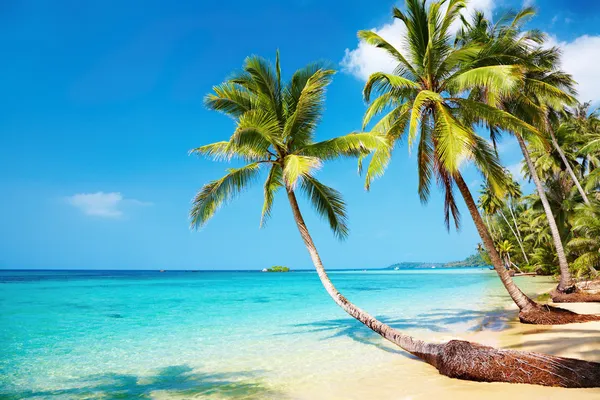
#> input picture Photos/paisagem.jpeg, 600 x 400 px
$ python article_segmentation.py   (older library calls are emulated)
#> lines starting #> are read from the running program, lines starting #| are printed output that depends on the picture; after the words box and inside, x2 and y2 are one past the last pixel; in counts of white or black regions, pixels touching at a corner belong together
import cv2
import numpy as np
from scipy.interpolate import griddata

# Carregar a imagem
image = cv2.imread('Photos/paisagem.jpeg', cv2.IMREAD_GRAYSCALE)
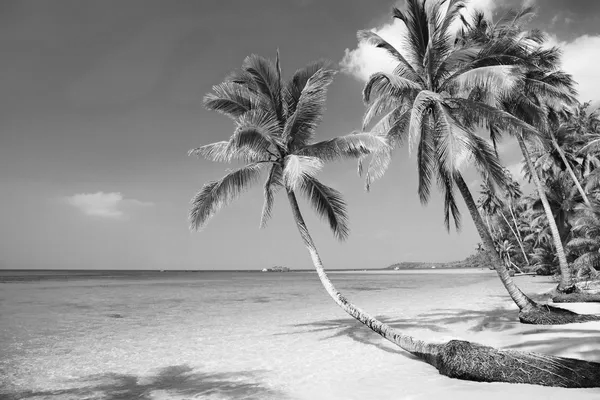
#> image: shape (400, 600); min 1, max 255, mean 146.2

# Mostrar a imagem original em escala de cinza
cv2.imshow('Imagem Original em Escala de Cinza', image)
cv2.waitKey(0)

# Etapa 1: Suavização da Imagem (Gaussian Blur)
smoothed_image = cv2.GaussianBlur(image, (5, 5), 0)
cv2.imshow('Imagem Suavizada (Gaussian Blur)', smoothed_image)
cv2.waitKey(0)

# Etapa 2: Cálculo da Magnitude do Gradiente
gradient_x = cv2.Sobel(smoothed_image, cv2.CV_64F, 1, 0, ksize=5)
gradient_y = cv2.Sobel(smoothed_image, cv2.CV_64F, 0, 1, ksize=5)
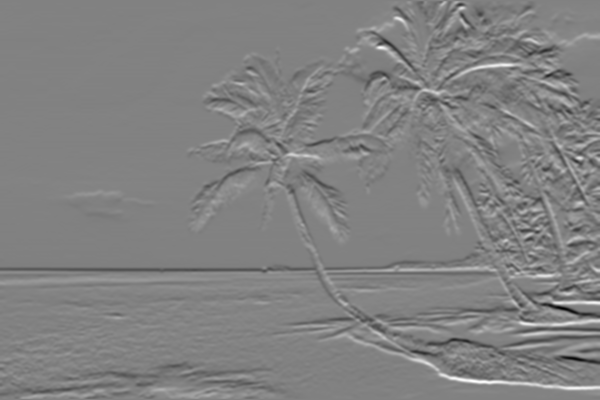
#> gradient_y: shape (400, 600) float64; min -7606, max 7376, mean 26.4; drawn with min black and max white
gradient_magnitude = np.sqrt(gradient_x**2 + gradient_y**2)
gradient_magnitude = cv2.normalize(gradient_magnitude, None, 0, 255, cv2.NORM_MINMAX)
gradient_magnitude = gradient_magnitude.astype(np.uint8)
cv2.imshow('Magnitude do Gradiente', gradient_magnitude)
cv2.waitKey(0)

# Etapa 3: Thresholding e Thinning (Supressão de Não-Máximos)
_, thresholded_gradient = cv2.threshold(gradient_magnitude, 50, 255, cv2.THRESH_BINARY)
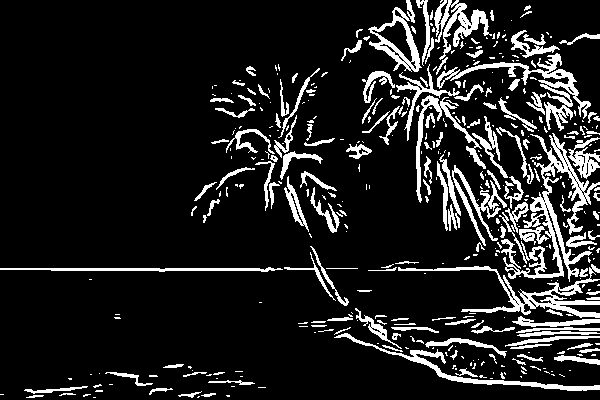
#> thresholded_gradient: shape (400, 600); 12.7% white; 431 white regions (274 under 20 px), largest, box (x1, y1, x2, y2) and area: (499, 133, 600, 282) 3336, (437, 53, 591, 131) 1952, (398, 264, 600, 318) 1903
# Usando Canny como alternativa para thinning
thinned_edges = cv2.Canny(np.uint8(thresholded_gradient), 50, 150)
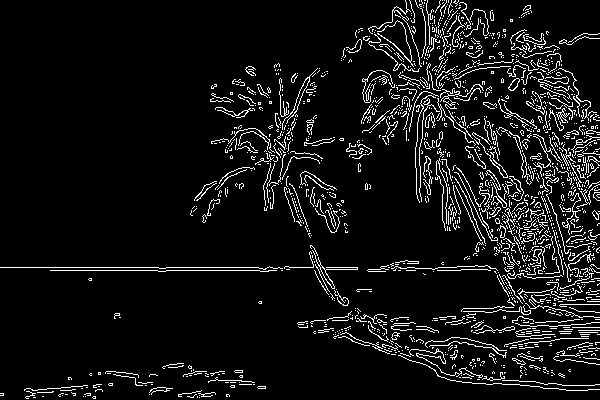
#> thinned_edges: shape (400, 600); 7.5% white in thin lines or dots
cv2.imshow('Bordas Afiladas (Thinned Edges)', thinned_edges)
cv2.waitKey(0)

# Etapa 4: Amostragem e Interpolação
edge_points = np.column_stack(np.where(thinned_edges > 0))
#> edge_points = 18111 pairs, first value 0 to 398, second value 0 to 599
gray_levels = smoothed_image[edge_points[:, 0], edge_points[:, 1]]
#> gray_levels = 18111 values, max 250 at index 1325, min 14 at index 17338, mean 133.4
grid_x, grid_y = np.mgrid[0:image.shape[0], 0:image.shape[1]]
threshold_surface = griddata(edge_points, gray_levels, (grid_x, grid_y), method='cubic', fill_value=0)
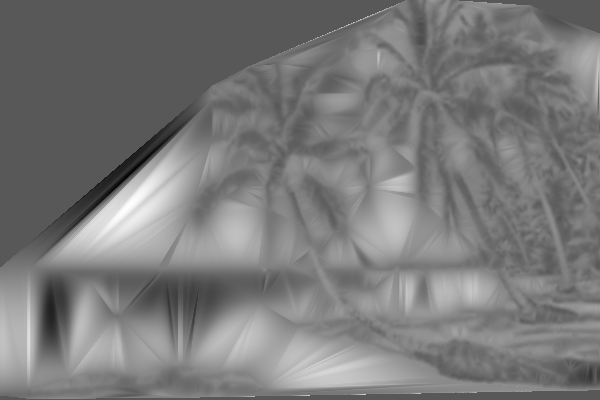
#> threshold_surface: shape (400, 600) float64; min -376.2, max 712.3, mean 144.1; drawn with min black and max white
threshold_surface = np.clip(threshold_surface, 0, 255).astype(np.uint8)
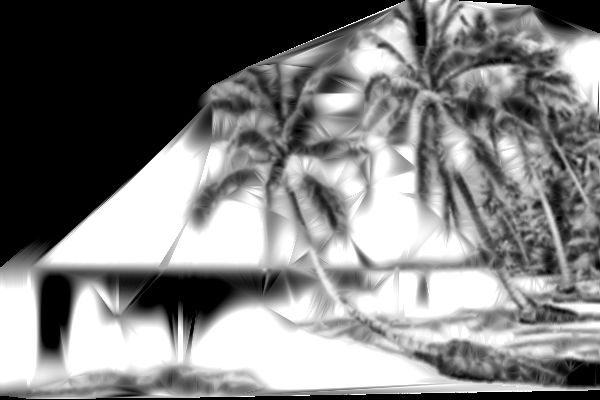
#> threshold_surface: shape (400, 600); min 0, max 255, mean 127.7
cv2.imshow('Superfície de Limiar', threshold_surface)
cv2.waitKey(0)

# Etapa 5: Segmentação
segmented_image = np.where(smoothed_image > threshold_surface, 255, 0).astype(np.uint8)
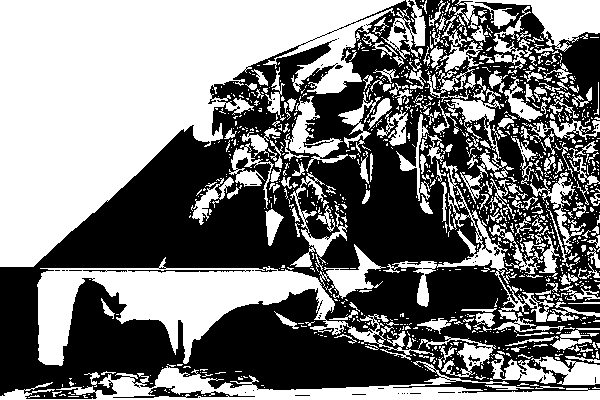
#> segmented_image: shape (400, 600); 48.5% white; 1081 white regions (881 under 20 px), largest, box (x1, y1, x2, y2) and area: (0, 0, 405, 267) 54009, (37, 257, 434, 366) 14309, (0, 361, 600, 400) 7407
cv2.imshow('Imagem Segmentada', segmented_image)
cv2.waitKey(0)

# Fechar todas as janelas abertas
cv2.destroyAllWindows()

$ run again, with Photos/cat.jpeg copied over Photos/paisagem.jpeg
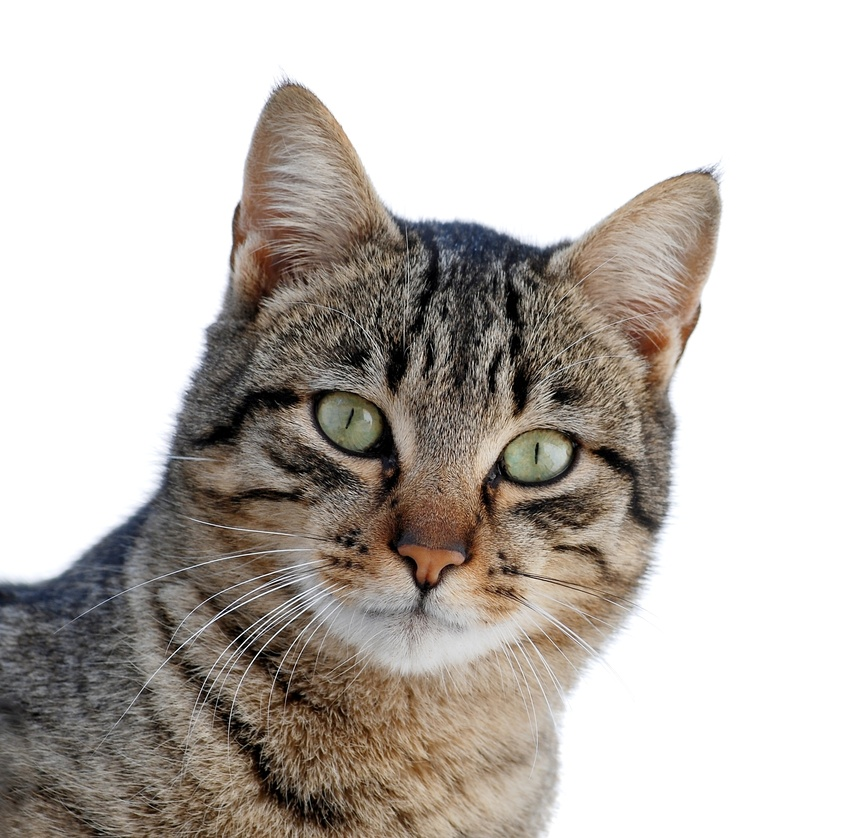
#> input picture Photos/cat.jpeg, 842 x 838 px, shrunk from 2225 x 2212 before the run
#> `_, thresholded_gradient = cv2.threshold(gradient_magnitude, 50, 255, c..`:
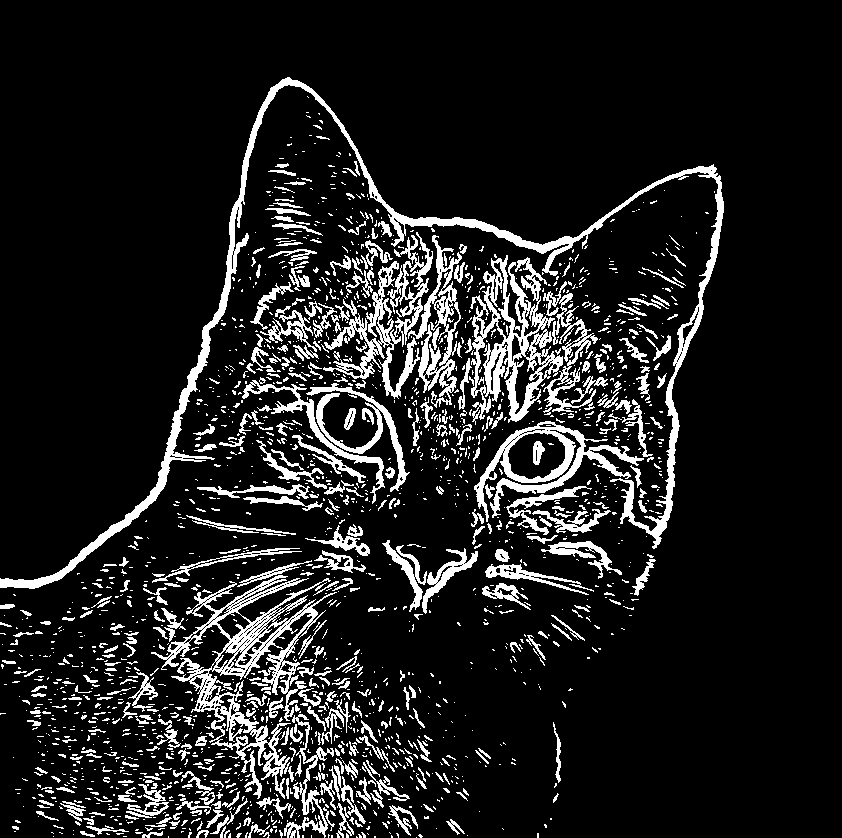
#> thresholded_gradient: shape (838, 842); 12.1% white; 1960 white regions (1546 under 20 px), largest, box (x1, y1, x2, y2) and area: (0, 77, 724, 589) 11793, (151, 575, 337, 799) 8439, (470, 255, 563, 425) 5839
#> thinned_edges: shape (838, 842); 7.2% white in thin lines or dots, all inside (x1, y1, x2, y2) = (0, 76, 724, 838)
#> edge_points = 50796 pairs, first value 76 to 837, second value 0 to 723
#> `segmented_image = np.where(smoothed_image > threshold_surface, 255, 0)..`:
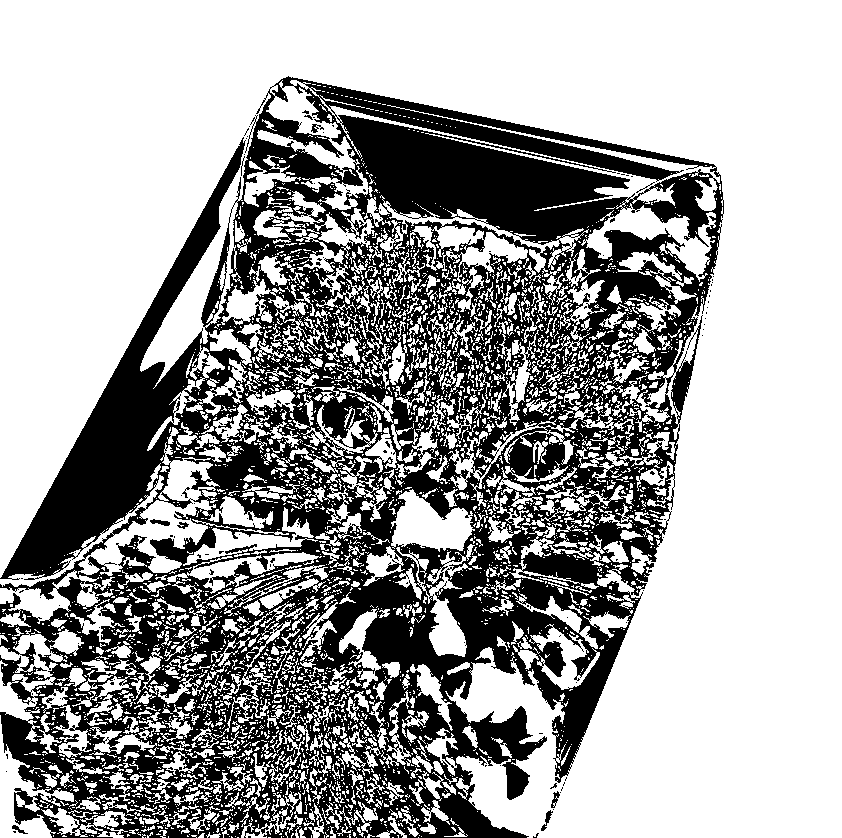
#> segmented_image: shape (838, 842); 64% white; 191 black regions (180 under 20 px), largest, box (x1, y1, x2, y2) and area: (0, 76, 724, 838) 252628, (541, 810, 553, 831) 83, (150, 519, 170, 526) 79

$ run again, with Photos/danilo.jpeg copied over Photos/paisagem.jpeg
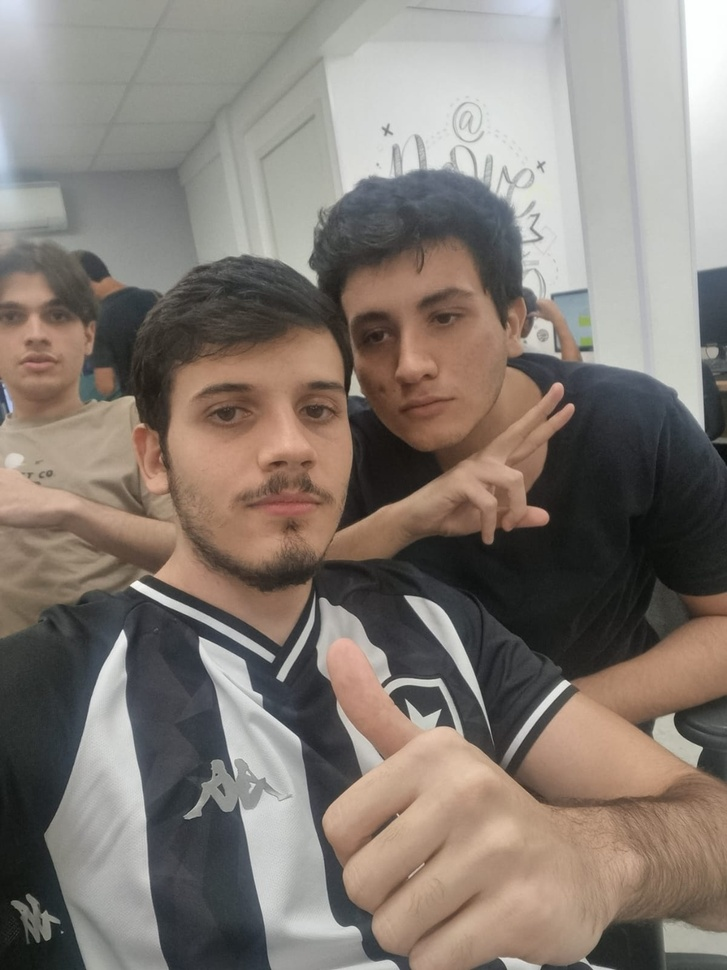
#> input picture Photos/danilo.jpeg, 727 x 970 px, shrunk from 1200 x 1600 before the run
#> thresholded_gradient: shape (970, 727); 6.3% white; 250 white regions (119 under 20 px), largest, box (x1, y1, x2, y2) and area: (314, 595, 668, 957) 5831, (182, 634, 402, 970) 3820, (42, 627, 171, 970) 3294
#> thinned_edges: shape (970, 727); 3.3% white in thin lines or dots
#> edge_points = 23475 pairs, first value 0 to 969, second value 0 to 726
#> `segmented_image = np.where(smoothed_image > threshold_surface, 255, 0)..`:
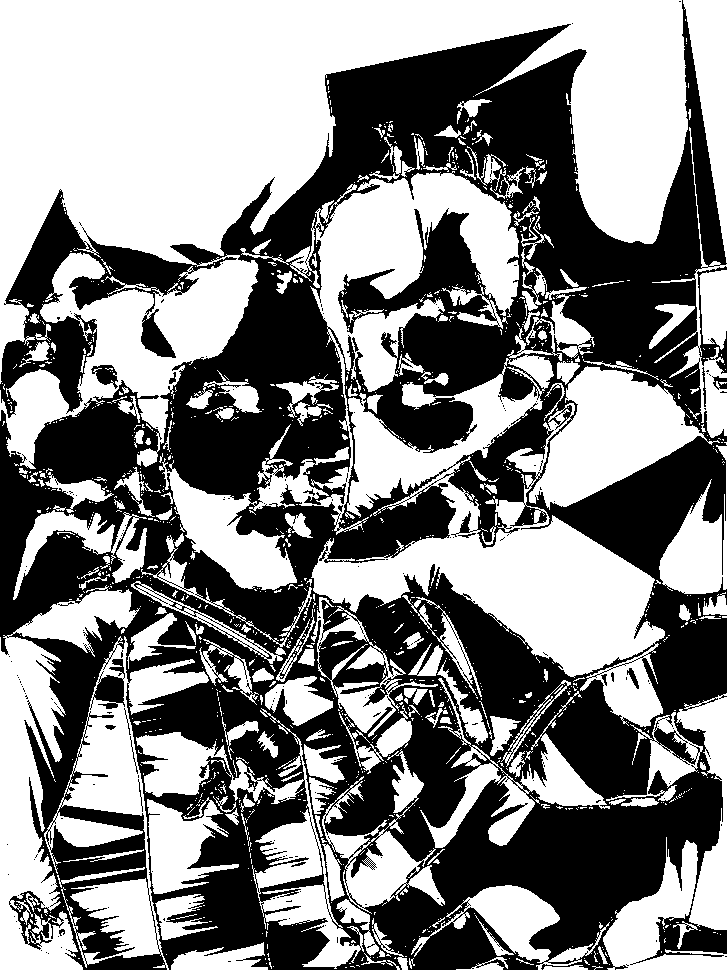
#> segmented_image: shape (970, 727); 52.4% white; 208 black regions (187 under 20 px), largest, box (x1, y1, x2, y2) and area: (0, 0, 727, 970) 332896, (90, 659, 125, 710) 895, (91, 365, 118, 389) 357
